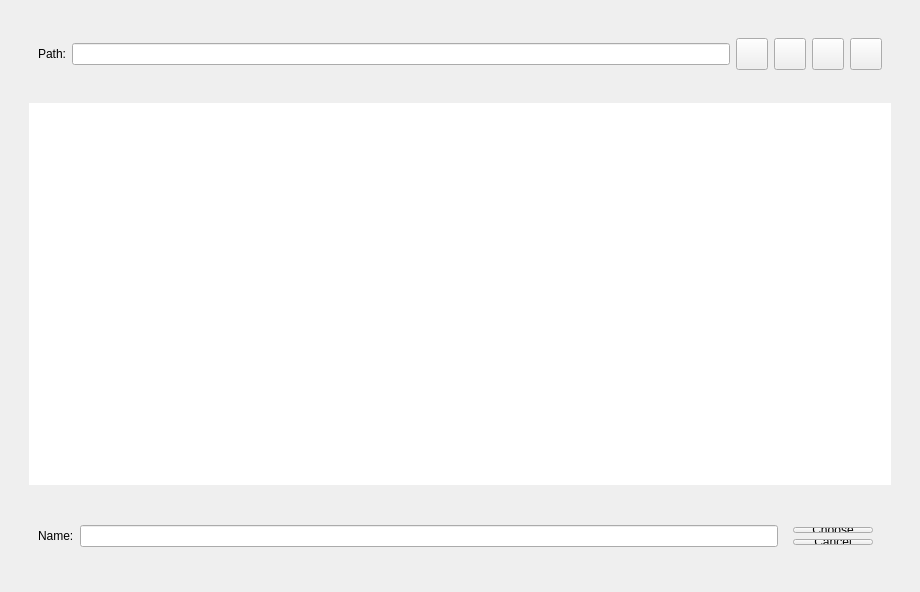
<?xml version="1.0" encoding="UTF-8"?>
<ui version="4.0">
 <class>Form</class>
 <widget class="QWidget" name="Form">
  <property name="windowModality">
   <enum>Qt::WindowModal</enum>
  </property>
  <property name="geometry">
   <rect>
    <x>0</x>
    <y>0</y>
    <width>920</width>
    <height>592</height>
   </rect>
  </property>
  <property name="windowTitle">
   <string>Select dir...</string>
  </property>
  <layout class="QGridLayout" name="gridLayout">
   <item row="0" column="0">
    <widget class="QWidget" name="verticalWidget" native="true">
     <layout class="QVBoxLayout" name="verticalLayout">
      <item>
       <widget class="QWidget" name="verticalWidget" native="true">
        <property name="maximumSize">
         <size>
          <width>16777215</width>
          <height>72</height>
         </size>
        </property>
        <layout class="QVBoxLayout" name="verticalLayout_2">
         <item>
          <widget class="QWidget" name="horizontalWidget" native="true">
           <layout class="QHBoxLayout" name="horizontalLayout">
            <item>
             <widget class="QLabel" name="currPathL">
              <property name="text">
               <string>Path:</string>
              </property>
             </widget>
            </item>
            <item>
             <widget class="QLineEdit" name="currPath"/>
            </item>
            <item>
             <widget class="QPushButton" name="updir">
              <property name="minimumSize">
               <size>
                <width>32</width>
                <height>32</height>
               </size>
              </property>
              <property name="maximumSize">
               <size>
                <width>32</width>
                <height>32</height>
               </size>
              </property>
              <property name="text">
               <string/>
              </property>
              <property name="icon">
               <iconset resource="../res.qrc">
                <normaloff>:/assets/updir.svg</normaloff>:/assets/updir.svg</iconset>
              </property>
             </widget>
            </item>
            <item>
             <widget class="QPushButton" name="backdir">
              <property name="minimumSize">
               <size>
                <width>32</width>
                <height>32</height>
               </size>
              </property>
              <property name="maximumSize">
               <size>
                <width>32</width>
                <height>32</height>
               </size>
              </property>
              <property name="text">
               <string/>
              </property>
              <property name="icon">
               <iconset resource="../res.qrc">
                <normaloff>:/assets/backdir.svg</normaloff>:/assets/backdir.svg</iconset>
              </property>
             </widget>
            </item>
            <item>
             <widget class="QPushButton" name="fowdir">
              <property name="minimumSize">
               <size>
                <width>32</width>
                <height>32</height>
               </size>
              </property>
              <property name="maximumSize">
               <size>
                <width>32</width>
                <height>32</height>
               </size>
              </property>
              <property name="text">
               <string/>
              </property>
              <property name="icon">
               <iconset resource="../res.qrc">
                <normaloff>:/assets/fowdir.svg</normaloff>:/assets/fowdir.svg</iconset>
              </property>
             </widget>
            </item>
            <item>
             <widget class="QPushButton" name="newDirB">
              <property name="minimumSize">
               <size>
                <width>32</width>
                <height>32</height>
               </size>
              </property>
              <property name="maximumSize">
               <size>
                <width>32</width>
                <height>32</height>
               </size>
              </property>
              <property name="text">
               <string/>
              </property>
              <property name="icon">
               <iconset resource="../res.qrc">
                <normaloff>:/assets/newdir.svg</normaloff>:/assets/newdir.svg</iconset>
              </property>
             </widget>
            </item>
           </layout>
          </widget>
         </item>
        </layout>
       </widget>
      </item>
      <item>
       <widget class="QWidget" name="verticalWidget" native="true">
        <layout class="QVBoxLayout" name="verticalLayout_4">
         <item>
          <widget class="QListView" name="dirlist">
           <property name="frameShape">
            <enum>QFrame::NoFrame</enum>
           </property>
           <property name="editTriggers">
            <set>QAbstractItemView::AllEditTriggers</set>
           </property>
          </widget>
         </item>
        </layout>
       </widget>
      </item>
      <item>
       <widget class="QWidget" name="verticalWidget" native="true">
        <property name="maximumSize">
         <size>
          <width>16777215</width>
          <height>72</height>
         </size>
        </property>
        <layout class="QVBoxLayout" name="verticalLayout_3">
         <item>
          <widget class="QWidget" name="horizontalWidget" native="true">
           <layout class="QHBoxLayout" name="horizontalLayout_2">
            <item>
             <widget class="QLabel" name="label">
              <property name="text">
               <string>Name:</string>
              </property>
             </widget>
            </item>
            <item>
             <widget class="QLineEdit" name="lineEdit"/>
            </item>
            <item>
             <widget class="QWidget" name="verticalWidget" native="true">
              <property name="minimumSize">
               <size>
                <width>32</width>
                <height>0</height>
               </size>
              </property>
              <layout class="QVBoxLayout" name="verticalLayout_5">
               <item>
                <widget class="QPushButton" name="choose">
                 <property name="text">
                  <string>Choose</string>
                 </property>
                </widget>
               </item>
               <item>
                <widget class="QPushButton" name="cancel">
                 <property name="text">
                  <string>Cancel</string>
                 </property>
                </widget>
               </item>
              </layout>
             </widget>
            </item>
           </layout>
          </widget>
         </item>
        </layout>
       </widget>
      </item>
     </layout>
    </widget>
   </item>
  </layout>
 </widget>
 <resources>
  <include location="../res.qrc"/>
 </resources>
 <connections/>
</ui>
